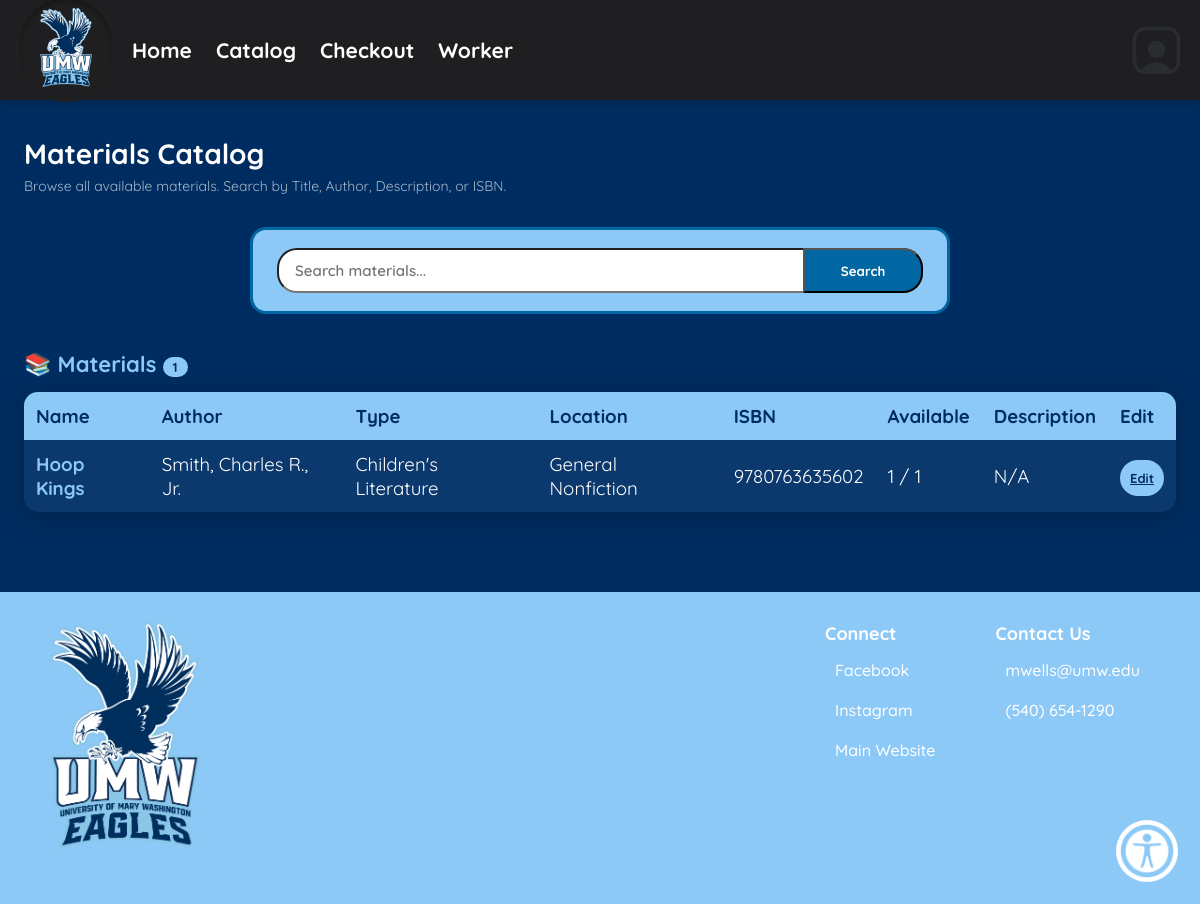
/viewMaterials.php (signed in), run on an earlier commit of the app's database.
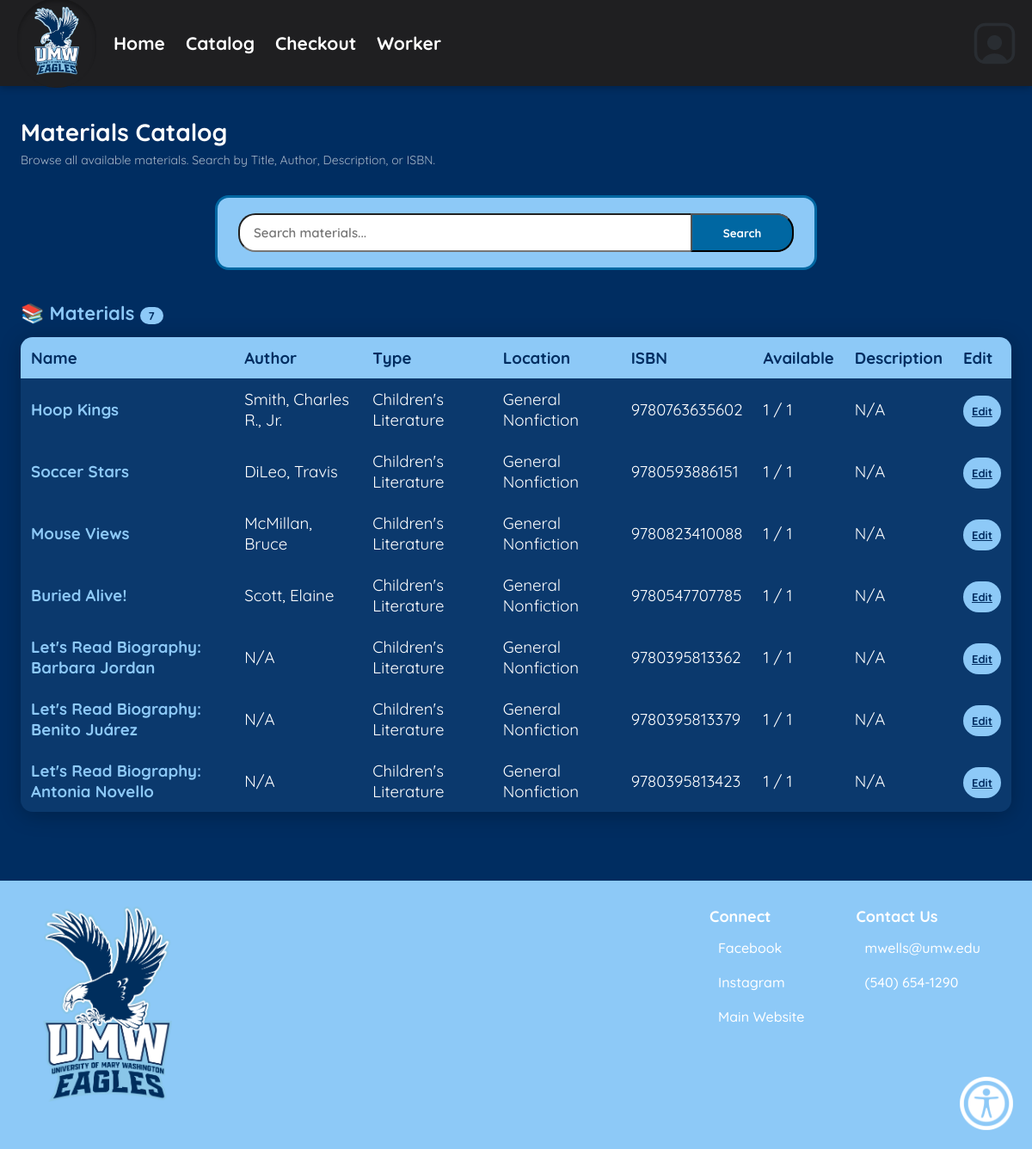
And on a later commit of the database.
### tables this page shows
CREATE TABLE `dbmaterials` (
  `material_id` int(11) NOT NULL,
  `name` text NOT NULL,
  `location` text NOT NULL,
  `resource_type` text NOT NULL,
  `isbn` varchar(20) DEFAULT NULL,
  `author` text DEFAULT NULL,
  `description` text DEFAULT NULL,
  `copy_capacity` int(11) NOT NULL,
  `copy_instock` int(11) NOT NULL
);

### database/dbMaterials.php (called while the page is built, shortened)
<?php
include_once(dirname(__FILE__).'/../domain/Materials.php');
function prepare_material_object($material){
    return new Materials(
        $material['material_id'],
        $material['name'],
        $material['location'],
        $material['resource_type'],
        $material['isbn'],
        $material['author'],
        $material['description'],
        $material['copy_capacity'],
        $material['copy_instock'],
    );
}
function fetch_all_materials(){
    $con = connect();
    $query = "SELECT * FROM dbmaterials";
    $result = mysqli_query($con, $query);
    $materials = [];
    while ($row = mysqli_fetch_assoc($result)) {
        $materials[] = prepare_material_object($row);
    }
    return $materials;
}
function fetch_materials_by_query($query){
    $materials = fetch_all_materials();
    $queried_materials = [];
    foreach ($materials as $material) {
	    if (
		   str_contains(strtolower((string)$material->getName()), $query) ||
        	   str_contains(strtolower((string)$material->getAuthor()), $query) ||
        	   str_contains(strtolower((string)$material->getDescription()), $query) ||
        	   str_contains(strtolower((string)$material->getISBN()), $query)
    		) {
        	$queried_materials[] = $material;
	    }
    }
    return $queried_materials;
}
?>

### domain/Materials.php (called while the page is built, shortened)
<?php
class Materials {
    private $material_id;
    private $name;
    private $location;
    private $resource_type;
    private $isbn;
    private $author;
    private $description;
    private $copy_capacity;
    private $copy_instock;
    function __construct($material_id, $name, $location, $resource_type, $isbn, $author, $description, $copy_capacity, $copy_instock) {
        $this->material_id = $material_id;
        $this->name = $name;
        $this->location = $location;
        $this->resource_type = $resource_type;
        $this->isbn = $isbn;
        $this->author = $author;
        $this->description = $description;
        $this->copy_capacity = $copy_capacity;
        $this->copy_instock = $copy_instock;
    }
    function getMaterialID() {
        return $this->material_id;
    }
    function getName() {
        return $this->name;
    }
    function getLocation() {
        return $this->location;
    }
    function getResourceType() {
        return $this->resource_type;
    }
    function getISBN() {
        return $this->isbn;
    }
    function getAuthor() {
        return $this->author;
    }
    function getDescription() {
        return $this->description;
    }
    function getCopyCapacity() {
            return $this->copy_capacity;
    }
    function getCopyInstock() {
            return $this->copy_instock;
    }
}
?>

### viewMaterials.php (the view, shortened to what the changed rows need)
<?php
include_once('database/dbMaterials.php');
include_once('domain/Materials.php');
$searchQuery = isset($_GET['query']) ? strtolower(trim($_GET['query'])) : '';
$filteredMaterials = fetch_materials_by_query($searchQuery);
?>
<!DOCTYPE html>
<html lang="en">
<head>
</head>
<body>
<?php require 'header.php'; ?>
<div class="page-wrapper">
    <h1 class="page-heading">Materials Catalog</h1>
    <h2 class="section-heading">
        📚 Materials
        <span class="badge"><?php echo count($filteredMaterials); ?></span>
    </h2>
    <div class="table-wrapper">
        <table>
            <thead>
                <tr>
                    <th>Name</th>
                    <th>Author</th>
                    <th>Type</th>
                    <th>Location</th>
                    <th>ISBN</th>
                    <th>Available</th>
                    <th>Description</th>
                    <th>Edit</th>
                </tr>
            </thead>
            <tbody>
            <?php if (empty($filteredMaterials)): ?>
                <tr>
                    <td colspan="8">
                        <div class="empty-state">
                            No materials found<?php echo $searchQuery ? ' matching your search' : ''; ?>.
                        </div>
                    </td>
                </tr>
            <?php else: ?>
                <?php foreach ($filteredMaterials as $mat): ?>
                <tr>
                    <td class="material-name">
                        <?php echo htmlspecialchars($mat->getName()); ?>
                    </td>
                    <td><?php if ($mat->getAuthor()){echo htmlspecialchars($mat->getAuthor()); } else { echo "N/A"; }?></td>
                    <td><?php echo htmlspecialchars($mat->getResourceType()); ?></td>
                    <td><?php echo htmlspecialchars($mat->getLocation()); ?></td>
                    <td><?php if ($mat->getISBN()){echo htmlspecialchars($mat->getISBN()); } else { echo "N/A"; }?></td>
                    <td> <?php echo $mat->getCopyInstock(); ?> / <?php echo $mat->getCopyCapacity(); ?></td>
                    <td><?php if ($mat->getDescription()){echo htmlspecialchars($mat->getDescription()); } else { echo "N/A"; }?></td>
                    <td><a href="editMaterial.php?material_id=<?php echo htmlspecialchars($mat->getMaterialID()); ?>" class="edit-button">Edit</a></td>
                </tr>
                <?php endforeach; ?>
            <?php endif; ?>
            </tbody>
        </table>
    </div>
</div>
</body>
</html>

What changed in the data, as far as the page shows it:
added dbmaterials: name "Soccer Stars", author "DiLeo, Travis", resource_type "Children's Literature", location "General Nonfiction", isbn "9780593886151", copy_instock "1", copy_capacity "1", shows "N/A"
added dbmaterials: name "Mouse Views", author "McMillan, Bruce", resource_type "Children's Literature", location "General Nonfiction", isbn "9780823410088", copy_instock "1", copy_capacity "1", shows "N/A"
added dbmaterials: name "Buried Alive!", author "Scott, Elaine", resource_type "Children's Literature", location "General Nonfiction", isbn "9780547707785", copy_instock "1", copy_capacity "1", shows "N/A"
added dbmaterials: name "Let's Read Biography: Barbara Jordan", shows "N/A", resource_type "Children's Literature", location "General Nonfiction", isbn "9780395813362", copy_instock "1", copy_capacity "1"
added dbmaterials: name "Let's Read Biography: Benito Juárez", shows "N/A", resource_type "Children's Literature", location "General Nonfiction", isbn "9780395813379", copy_instock "1", copy_capacity "1"
added dbmaterials: name "Let's Read Biography: Antonia Novello", shows "N/A", resource_type "Children's Literature", location "General Nonfiction", isbn "9780395813423", copy_instock "1", copy_capacity "1"
Also different on the page:
count($filteredMaterials): "1" → "7"
